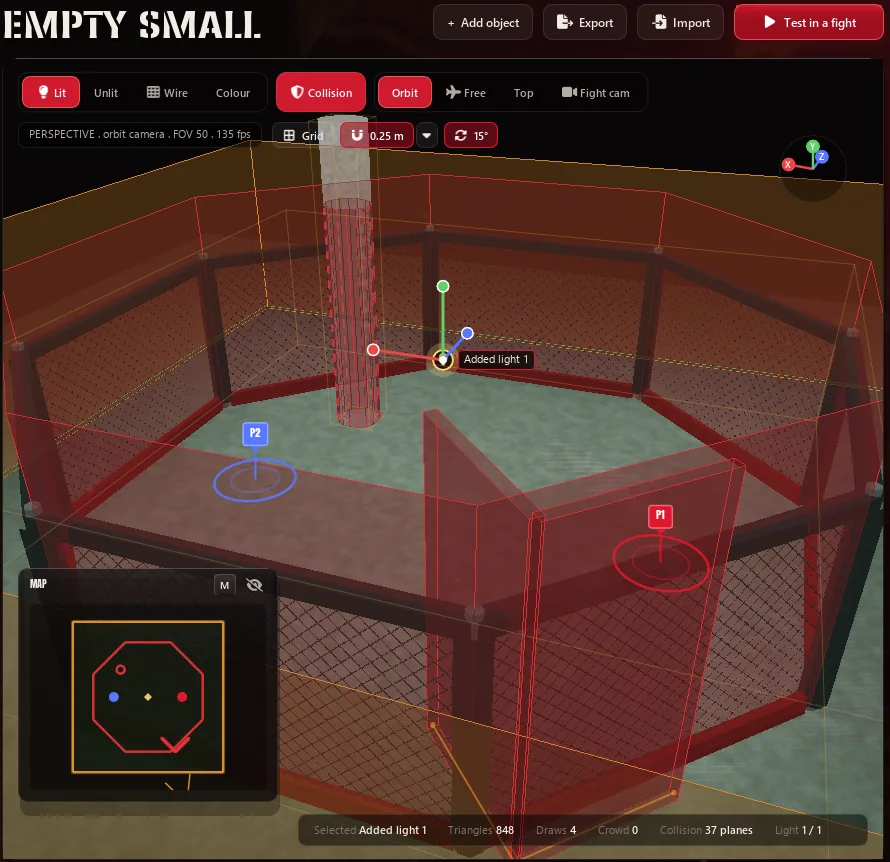
#> input picture website/media/studio/test-fight.webp, 890 x 862 px
$ python -i mods.py   (imports and definitions only)
#> lines starting #> are read from the running program, lines starting #| are printed output that depends on the picture
#!/usr/bin/env python3
"""Offline-first texture mod helper. Network, verification and mutations stay here.

The launcher consumes only the bounded INI view; settings own the load order.
All commands hold the writer lock; mutations also exclude a running game.
"""
import argparse
import base64
import configparser
from contextlib import contextmanager
import datetime as dt
import hashlib
import json
import os
from pathlib import Path, PurePosixPath
import re
import shutil
import socket
import stat
import struct
import subprocess
import sys
import tempfile
import time
import urllib.error
import urllib.request
import uuid
import zipfile

# Windows' bundled Python uses ._pth isolation and does not add the script's
# directory to sys.path. Resolve the sibling contract from this installation.
sys.path.insert(0, str(Path(__file__).resolve().parent))
import mod_catalogue as contract
import content_compose

# FFNY Online's own catalogue: the account service signs it with its content key when the team accepts a
# pack (docs/content-packs.md); the launcher syncs it at every start ("sync"). index-v4.json lists everything,
# also new fighters at the 20 low places (build 85, newfighter.LOW_PLACES; their versions need the capability
# fighter-places-v2); index-v3.json is the same catalogue without those, for launchers of builds 80..84, whose
# check refuses a place outside 100..127; index-v3.json and up list the mods of a pack of several mods (with
# "bundle" and "bundle_name"); index-v2.json is without pack items, for launchers of build 79; index.json also
# leaves new fighters out, for launchers up to build 78. All share their revisions. Build 85: index-v4.json also
# lists the skins (new fighters the team accepted as an extra outfit of a stock fighter: "fighter_mode": "skin",
# "skin_of", no place). Build 86: index-v5.json is everything plus the FFNY team's official maps (kind official-map,
# rts_map, venue_fe_id; their versions need official-map-v1) and the community fighters beyond the places, by their
# fighter number (1000 and up, mod_catalogue.fighter_number); index-v4.json leaves both out for launchers of build 85.
# Build 94: index-v6.json is index-v5.json plus each mod's creator credits ("credits", mod_catalogue.credits); build 93
# and older refuse the key, so they keep reading index-v5.json.
# Build 96: index-v7.json is index-v6.json plus each new fighter's character group ("character", "version_name",
# mod_catalogue.character_line); builds 94 and 95 refuse the keys, so they keep reading index-v6.json.
CATALOGUE_URL = 'https://play.defjam.online/updates/content/index-v7.json'
CATALOGUE_URL_V6 = 'https://play.defjam.online/updates/content/index-v6.json'
CATALOGUE_URL_V5 = 'https://play.defjam.online/updates/content/index-v5.json'
CATALOGUE_URL_V4 = 'https://play.defjam.online/updates/content/index-v4.json'
CATALOGUE_URL_V3 = 'https://play.defjam.online/updates/content/index-v3.json'
CATALOGUE_URL_V2 = 'https://play.defjam.online/updates/content/index-v2.json'
CATALOGUE_URL_V1 = 'https://play.defjam.online/updates/content/index.json'
KEYS = Path(__file__).resolve().parents[1] / 'config/mods/catalogue-keys.json'


def local_test_url(url):
    """Tests only: FFNY_CONTENT_URL may name a plain-HTTP catalogue on this machine (a local account
    service with -content-serve; its packs' homepage is the bare -public-url, http://127.0.0.1:<port>); its key
    comes from FFNY_CONTENT_TEST_KEYS. Never another host."""
    return isinstance(url, str) and re.match(r'http://(127\.0\.0\.1|localhost):[0-9]{1,5}(/|$)', url) is not None


def local_catalogue_url():
    url = os.environ.get('FFNY_CONTENT_URL', '')
    return url if local_test_url(url) else ''


if local_catalogue_url():
    _https = contract.https

    # [4 lines left out: function _https_or_local, not called in this run]
    contract.https = _https_or_local
MAX_INDEX = 8 * 1024**2
MAX_FILE = 512 * 1024**2
MAX_ARCHIVE = 8 * 1024**3
MAX_FILES = 65536
ALLOWED = {'.ini', '.png', '.dds', '.json', '.txt', '.md', '.djd', '.ffdelta', '.sch', '.asf'}  # language and FFNY Studio deltas; .sch/.asf: a new fighter's own voice clips (EA SCHl)


class ModError(ValueError):
    pass


def check(value, message):
    if not value:
        raise ModError(message)


def sha(path):
    with Path(path).open('rb') as stream:
        return hashlib.file_digest(stream, 'sha256').hexdigest()


def linked(path):
    path = Path(path)
    return path.is_symlink() or (hasattr(path, 'is_junction') and path.is_junction())


# [54 lines left out: functions read_json, sync_directory, durable_rename, atomic_bytes, not called in this run]


def atomic_json(path, value):
    atomic_bytes(path, json_bytes(value))


# [80 lines left out: functions json_bytes, safe_dir, file_lock, safe_relative, image_shape, not called in this run]


LANGUAGE_TARGET = re.compile(r'[A-Za-z0-9_.-]+(/[A-Za-z0-9_.-]+)*')
LANGUAGE_DELTA = re.compile(r'[A-Za-z0-9_-]+(/[A-Za-z0-9_.-]+)*\.djd')


# [174 lines left out: functions validate_language, validate_install, validate_pack, validate_textures, unpack_archive, not called in this run]


class SafeRedirect(urllib.request.HTTPRedirectHandler):
    def redirect_request(self, request, fp, code, msg, headers, newurl):
        contract.https(newurl)
        return super().redirect_request(request, fp, code, msg, headers, newurl)


# Build 83: Let's Encrypt's own roots (ISRG Root X1 and X2, public certificates), shipped with the setup. Python's
# ssl reads the Windows root store as it is and never asks Windows Update for a missing root the way WinHTTP
# (the game's sign-in and updater) does, so on a PC whose store lacks ISRG Root X1 every catalogue and pack
# download failed with CERTIFICATE_VERIFY_FAILED ("certificate has expired": the old DST Root CA X3 path) and
# the PC silently kept its old packs. After such a failure the call is made again trusting only these roots, and
# every later call of this run goes straight to them. Nothing else changes: the hostname is checked as before and
# the catalogue and packs are still verified against our Ed25519 keys. FFNY Studio does the same (packsapi.py).
ROOTS_PEM = Path(__file__).resolve().parents[1] / 'config/mods/isrg-roots.pem'
_roots_only = False


# [34 lines left out: functions cert_failure, _opener, open_url, not called in this run]


# Build 83: the server's clock (its HTTP Date) from the last catalogue fetch, so a sync refused for "issued in the
# future" or "expired" can say how far off the PC's clock is (None: not known).
LAST_SERVER_DATE = None


# [12 lines left out: function fetch_small, not called in this run]


FALLBACK = {CATALOGUE_URL: CATALOGUE_URL_V6, CATALOGUE_URL_V6: CATALOGUE_URL_V5, CATALOGUE_URL_V5: CATALOGUE_URL_V4, CATALOGUE_URL_V4: CATALOGUE_URL_V3}


# [94 lines left out: functions fetch_index, semver, verify_index, clock_skew, plain_reason, not called in this run]


def one_line(text):
    """A catalogue name as one content.ini value (no line breaks, at most 60 characters)."""
    return ' '.join(str(text or '').split())[:60]


def credits_line(text):
    """The credits as one content.ini line: one credit per line in the catalogue, ' | ' between them here."""
    return ' | '.join(' '.join(line.split()) for line in (text or '').splitlines() if line.strip())[:500]


class Manager:
    def __init__(self, data, runtime='0.0.0', capabilities=('textures-v1',), keys=None, cancel=None, prerelease=False,
                 game_dir=None):
        self.data = Path(data).resolve()
        # The player's dump: --game-dir, else <data>/extracted, else <cwd>/game.
        if game_dir:
            self.game = Path(game_dir)
        elif (self.data / 'extracted').is_dir():
            self.game = self.data / 'extracted'
        else:
            self.game = Path.cwd() / 'game'
        safe_dir(self.data)
        self.root = safe_dir(self.data / 'mod-manager')
        self.mods = safe_dir(self.data / 'mods')
        self.cache = safe_dir(self.root / 'downloads')
        self.staging = safe_dir(self.root / 'staging')
        self.backups = safe_dir(self.root / 'rollback')
        self.runtime, self.capabilities = runtime, set(capabilities)
        if keys is None and local_catalogue_url() and os.environ.get('FFNY_CONTENT_TEST_KEYS'):
            keys = read_json(os.environ['FFNY_CONTENT_TEST_KEYS'], {}).get('keys', [])
        key_config = read_json(KEYS, {}) if keys is None else {'keys': keys}
        self.keys = key_config.get('keys', [])
        self.cancel_file = Path(cancel) if cancel else None
        self.message = ''
        self.prerelease = prerelease
        self.newer = {}         # build 83: raw sync problems -> plain words (a pack only a newer build takes)
        self.notes = []         # build 84: what a sync did besides installing (an unowned folder adopted or moved aside)

    def cancelled(self):
        check(not (self.cancel_file and self.cancel_file.exists()), 'Operation cancelled; previous installation preserved')

    # [588 lines left out: functions progress, state, trusted, refresh, choose, download and 21 more, not called in this run]

    OWN_DIR = 'own-packs'

    # [301 lines left out: functions compose_own, keep_local_place, compose_quietly, write_content, fighter_name, write_sync_result and 7 more, not called in this run]


OFFICIAL_KIND = 'official-map'      # build 86: the FFNY team's official maps (mod_catalogue.py)


# [22 lines left out: functions new_venue_code, new_venue_fe_id, not called in this run]


NEEDS_NEWER = ' needs a newer FFNY Online - update to get it'     # a pack only a newer build takes


# [26 lines left out: functions plain_network_error, new_fighter_template_fe_id, not called in this run]


LOCAL_FILE = 'local.json'          # FFNY Studio's "Use in my game" marks the player's own pack folders with it
LOCAL_ORDER = 1 << 20              # the player's own packs apply after every community pack
_TEXTURE_ENTRY = re.compile(r'^[A-Za-z0-9_]+\.xsh$')


# [105 lines left out: functions local_online_safe, content_hash, pack_signature_ok, main, not called in this run]


# [2 lines not run here, left out]

>>> import cv2
>>> picture = cv2.imread('../website/media/studio/test-fight.webp', cv2.IMREAD_GRAYSCALE)
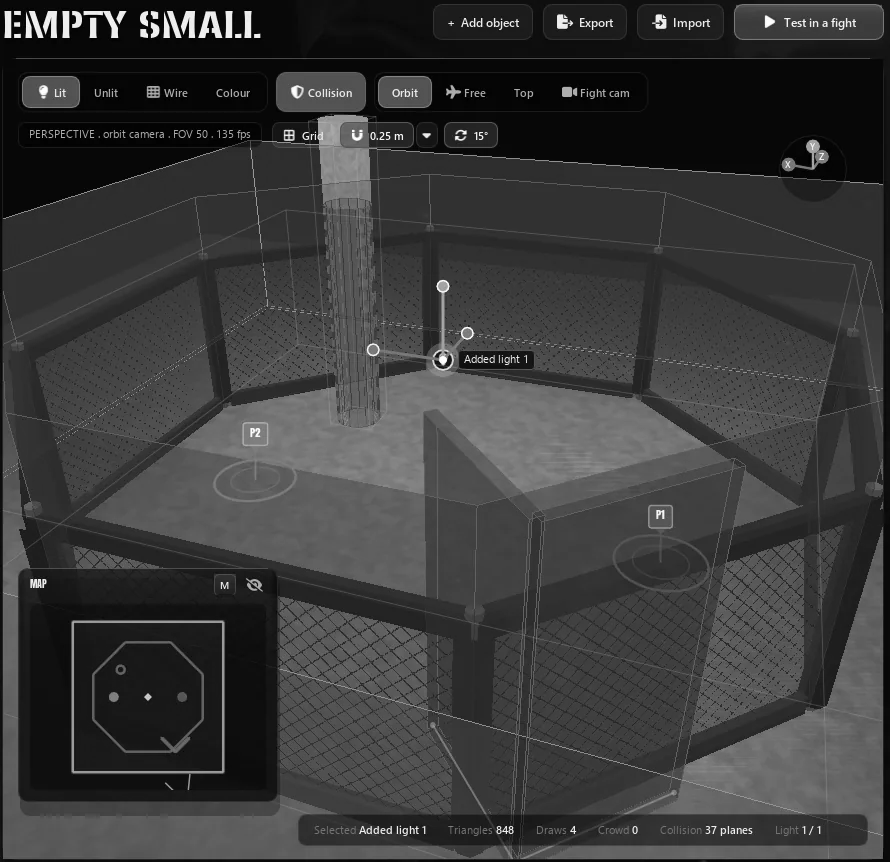
#> picture: shape (862, 890); min 0, max 255, mean 57.8
>>> result = Manager(picture).sync()
#> (the run stopped early here; a loop or call above may not have finished)

$ run again, on website/media/studio/hero-nyc.webp
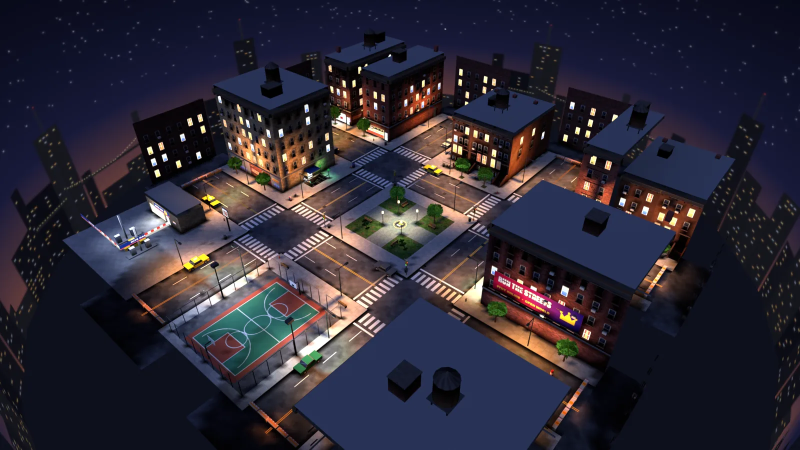
#> input picture website/media/studio/hero-nyc.webp, 1600 x 900 px (shown at 1/2 size)
#> `picture = cv2.imread('../website/media/studio/test-fight.webp', cv2.IM..`:
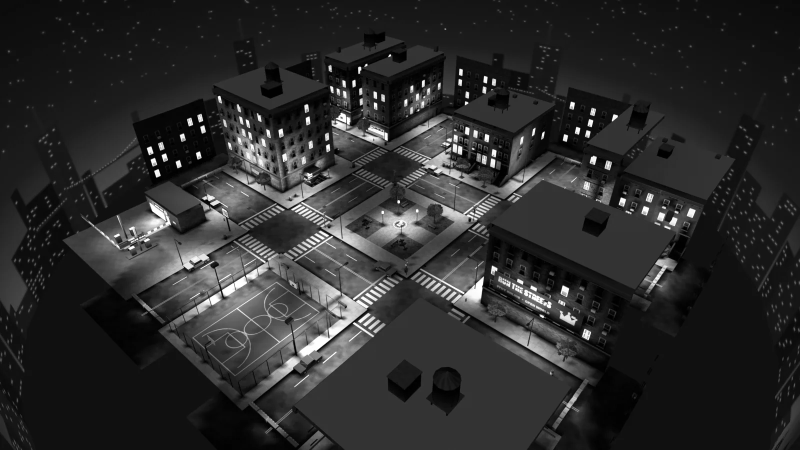
#> picture: shape (900, 1600) (shown at 1/2 size); min 0, max 255, mean 44.3
